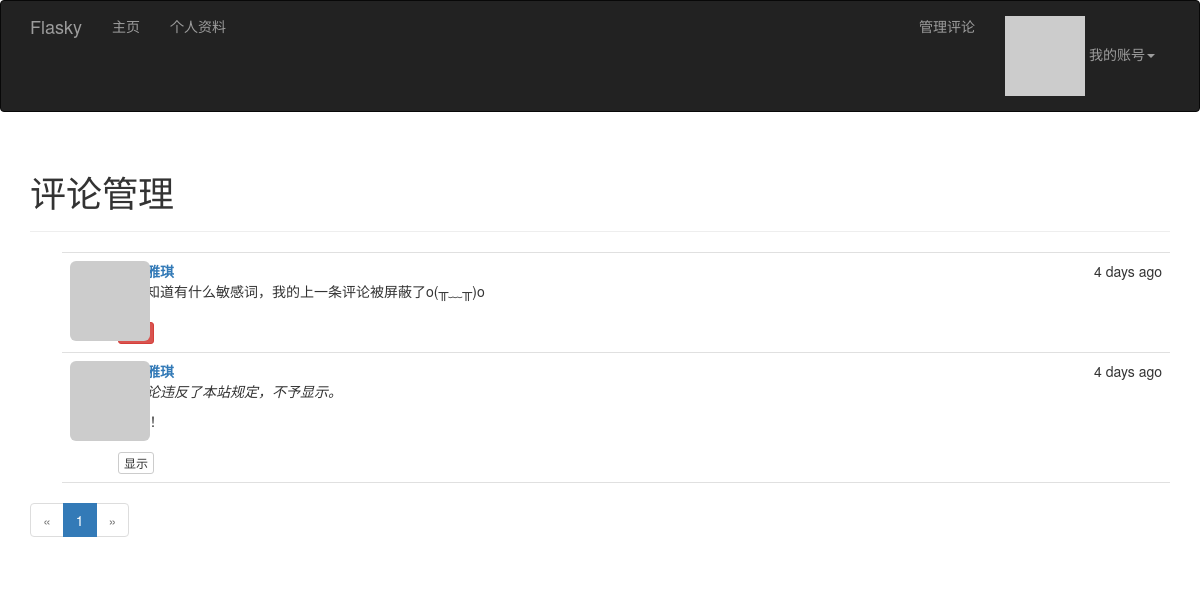
The app's page /moderate (signed in) with its own data.
### app/models.py (models this page shows, shortened)
class Comment(db.Model):
    __tablename__='comments'
    id=db.Column(db.Integer,primary_key=True)
    body=db.Column(db.Text)
    body_html=db.Column(db.Text)
    timestamp=db.Column(db.DateTime,index=True,default=datetime.utcnow)
    disabled=db.Column(db.Boolean)
    author_id=db.Column(db.Integer,db.ForeignKey('users.id'))
    post_id=db.Column(db.Integer,db.ForeignKey('posts.id'))

### app/main/views.py (the view)
@main.route('/moderate')
@login_required
@permission_required(Permission.MODERATE_COMMENTS)
def moderate():
    page=request.args.get('page',1,type=int)
    pagination=Comment.query.order_by(Comment.timestamp.desc()).paginate(page,per_page=current_app.config['FLASKY_COMMENTS_PER_PAGE'],error_out=False)
    comments=pagination.items
    return render_template('moderate.html',comments=comments,pagination=pagination)

### app/auth/views.py (called while the page is built)
@auth.before_app_request
def before_request():
    if current_user.is_authenticated:
        current_user.ping()
        if not current_user.confirmed and request.endpoint[:5]!='auth.' and request.endpoint!='static':
            return redirect(url_for('auth.unconfirmed'))

### app/main/__init__.py (called while the page is built)
@main.app_context_processor
def inject_permissions():
    return dict(Permission=Permission)

### app/main/views.py (called while the page is built)
@main.after_app_request
def after_request(response):
    for query in get_debug_queries():
        if query.duration>=current_app.config['FLASKY_SLOW_DB_QUERY_TIME']:
            current_app.logger.warning(
                'Slow query:%s\nParameters:%s\nDuration:%fs\nContext:%s\n'%
                (query.statement,query.parameters,query.duration,query.context))
    return response

### app/models.py (called while the page is built)
@login_manager.user_loader
def load_user(user_id):
    return User.query.get(int(user_id))

    def can(self,permissions):
        return self.role is not None and (self.role.permissions & permissions)==permissions

    def ping(self):
        self.last_seen=datetime.utcnow()
        db.session.add(self)

    def gravatar(self,size=100,default='identicon',rating='g'):
        if request.is_secure:
            url='https://secure.gravatar.com/avatar'
        else:
            url='http://www.gravatar.com/avatar'
        hash=self.avatar_hash or hashlib.md5(self.email.encode('utf-8')).hexdigest()
        return '{url}/{hash}?s={size}&d={default}&r={rating}'.format(url=url,hash=hash,size=size,default=default,rating=rating)

### app/templates/moderate.html (shortened to what this page needs)
{%extends 'base.html'%}
{% import '_macros.html' as macros%}
{%block page_content%}
<div class='page-header'>
    <h1>评论管理</h1>
</div>
{%set moderate = True%}
{%include '_comments.html'%}
{%if pagination%}
{{macros.pagination_widget(pagination,'main.moderate')}}
{%endif%}
{%endblock page_content%}

### app/templates/_comments.html
<ul class='comments'>
    {%for comment in comments%}
    <li class='comment'>
        <div class='comment-thumbnail'>
            <a href="{{url_for('main.user',username=comment.author.username)}}">
                <img src="{{comment.author.gravatar(size=40)}}" class="img-rounded profile-thumbnail">
            </a>
        </div>
        <div class='comment-content'>
            <div class='comment-date'>{{moment(comment.timestamp).fromNow()}}</div>
            <div class='comment-author'><a href="{{url_for('main.user',username=comment.author.username)}}">{{comment.author.username}}</a></div>
            <div class='comment-body'>
            {%if comment.disabled%}
            <p><i>该评论违反了本站规定，不予显示。</i></p>
            {%endif%}
            {%if moderate or not comment.disabled%}
                {%if comment.body_html%}
                {{comment.body_html|safe}}
                {%else%}
                {{comment.body}}
                {%endif%}
            {%endif%}
            </div>
            {%if moderate%}
                <br>
                {%if comment.disabled%}
                <a href="{{url_for('main.moderate_enable',id=comment.id,page=pagination.page)}}" class='btn btn-default btn-xs'>显示</a>
                {%else%}
                <a href="{{url_for('main.moderate_disable',id=comment.id,page=pagination.page)}}" class='btn btn-danger btn-xs'>屏蔽</a>
                {%endif%}
            {%endif%}
        </div>
    </li>
    {%endfor%}
</ul>

### app/static/css/styles.css (style rules this page uses)
.profile-thumbnail { position: absolute; }
ul.comments { list-style-type: none; padding: 0px; margin: 16px 0px 0px 0px; }
ul.comments li.comment { margin-left: 32px; padding: 8px; border-bottom: 1px solid #e0e0e0; }
ul.comments li.comment:nth-child(1) { border-top: 1px solid #e0e0e0; }
div.comment-date { float: right; }
div.comment-author { font-weight: bold; }
div.comment-thumbnail { position: absolute; }
div.comment-content { margin-left: 48px; min-height: 48px; }

### records on screen
Comment: timestamp "4 days ago", body_html "也不知道有什么敏感词，我的上一条评论被屏蔽了o(╥﹏╥)o"
Comment: timestamp "4 days ago", disabled "该评论违反了本站规定，不予显示。"

### other values on screen
{{ p }} "1"
